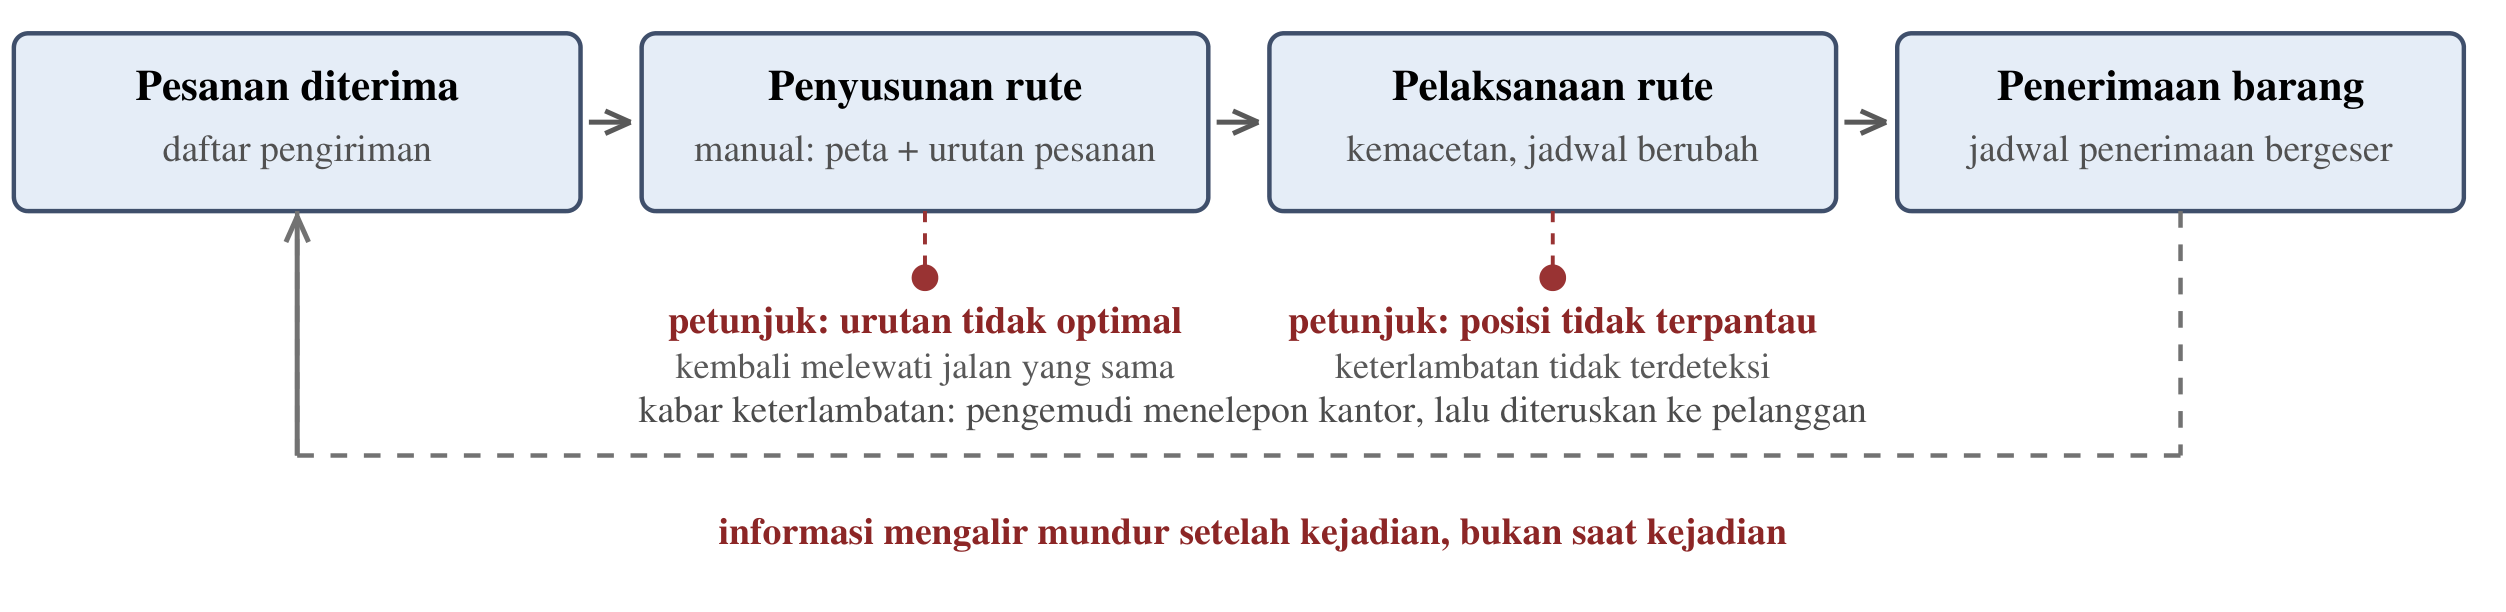

This figure's Python source:
# -*- coding: utf-8 -*-
"""Membuat Gambar 2.1 (alur proses operasional saat ini) sebagai PNG.

Ukuran kanvas 451 x 152 pt agar saat disisipkan selebar 15,9 cm,
ukuran huruf di dalam gambar sama dengan ukuran titik aslinya.
"""
import math
import os

import pymupdf

OUT = os.path.join(os.path.dirname(os.path.abspath(__file__)), "fig_alur.png")

W, H = 451, 110
doc = pymupdf.open()
page = doc.new_page(width=W, height=H)
page.draw_rect(pymupdf.Rect(0, 0, W, H), color=None, fill=(1, 1, 1))

F, FB = "tiro", "tibo"
GREY = (0.32, 0.32, 0.32)
EDGE = (0.25, 0.31, 0.42)
BLUE = (0.90, 0.93, 0.97)


def text_c(x, y, s, size=7.6, font=F, color=(0, 0, 0)):
    w = pymupdf.Font(fontname=font).text_length(s, fontsize=size)
    page.insert_text((x - w / 2, y), s, fontname=font, fontsize=size, color=color)


def box(x, y, bw, bh, title, sub):
    page.draw_rect(pymupdf.Rect(x, y, x + bw, y + bh), color=EDGE, fill=BLUE, width=0.8,
                   radius=0.08)
    text_c(x + bw / 2, y + 12, title, size=7.8, font=FB)
    if sub:
        text_c(x + bw / 2, y + 23, sub, size=6.8, color=GREY)


def arrow(x1, y1, x2, y2, dashed=False, color=(0.35, 0.35, 0.35)):
    if dashed:
        page.draw_line(pymupdf.Point(x1, y1), pymupdf.Point(x2, y2), color=color,
                       width=0.8, dashes="[3 3] 0")
    else:
        page.draw_line(pymupdf.Point(x1, y1), pymupdf.Point(x2, y2), color=color, width=0.9)
    ang = math.atan2(y2 - y1, x2 - x1)
    for s in (0.42, -0.42):
        page.draw_line(pymupdf.Point(x2, y2),
                       pymupdf.Point(x2 - 5 * math.cos(ang + s), y2 - 5 * math.sin(ang + s)),
                       color=color, width=0.9)


BW, BH, GAP, TOP = 102, 32, 11, 6
xs = [2.5 + i * (BW + GAP) for i in range(4)]

box(xs[0], TOP, BW, BH, "Pesanan diterima", "daftar pengiriman")
box(xs[1], TOP, BW, BH, "Penyusunan rute", "manual: peta + urutan pesanan")
box(xs[2], TOP, BW, BH, "Pelaksanaan rute", "kemacetan, jadwal berubah")
box(xs[3], TOP, BW, BH, "Penerimaan barang", "jadwal penerimaan bergeser")

for i in range(3):
    arrow(xs[i] + BW + 1.5, TOP + BH / 2, xs[i + 1] - 2, TOP + BH / 2)

# penanda kegagalan di bawah kotak 2 dan 3
def flag(x, y_wire, label, lines):
    page.draw_line(pymupdf.Point(x, TOP + BH), pymupdf.Point(x, y_wire), color=(0.6, 0.2, 0.2),
                   width=0.7, dashes="[2 2] 0")
    page.draw_circle(pymupdf.Point(x, y_wire), 1.9, color=(0.6, 0.2, 0.2), fill=(0.6, 0.2, 0.2))
    text_c(x, y_wire + 10, label, size=6.9, font=FB, color=(0.55, 0.15, 0.15))
    text_c(x, y_wire + 18, lines, size=6.5, color=(0.35, 0.35, 0.35))


flag(xs[1] + BW / 2, 50, "petunjuk: urutan tidak optimal", "kembali melewati jalan yang sama")
flag(xs[2] + BW / 2, 50, "petunjuk: posisi tidak terpantau", "keterlambatan tidak terdeteksi")

# aliran balik informasi (garis putus-putus) dari kotak 4 ke kotak 1
y_low = 82
page.draw_line(pymupdf.Point(xs[3] + BW / 2, TOP + BH), pymupdf.Point(xs[3] + BW / 2, y_low),
               color=(0.45, 0.45, 0.45), width=0.8, dashes="[3 3] 0")
page.draw_line(pymupdf.Point(xs[3] + BW / 2, y_low), pymupdf.Point(xs[0] + BW / 2, y_low),
               color=(0.45, 0.45, 0.45), width=0.8, dashes="[3 3] 0")
page.draw_line(pymupdf.Point(xs[0] + BW / 2, y_low), pymupdf.Point(xs[0] + BW / 2, TOP + BH),
               color=(0.45, 0.45, 0.45), width=0.8, dashes="[3 3] 0")
arrow(xs[0] + BW / 2, y_low, xs[0] + BW / 2, TOP + BH + 1, color=(0.45, 0.45, 0.45))
text_c(W / 2, y_low - 6, "kabar keterlambatan: pengemudi menelepon kantor, lalu diteruskan ke pelanggan",
       size=6.8, color=(0.3, 0.3, 0.3))

# keterangan tambahan
text_c(W / 2, y_low + 16, "informasi mengalir mundur setelah kejadian, bukan saat kejadian",
       size=6.8, font=FB, color=(0.55, 0.15, 0.15))

pix = page.get_pixmap(dpi=400)
pix.save(OUT)
print("tersimpan:", OUT, pix.width, "x", pix.height)
